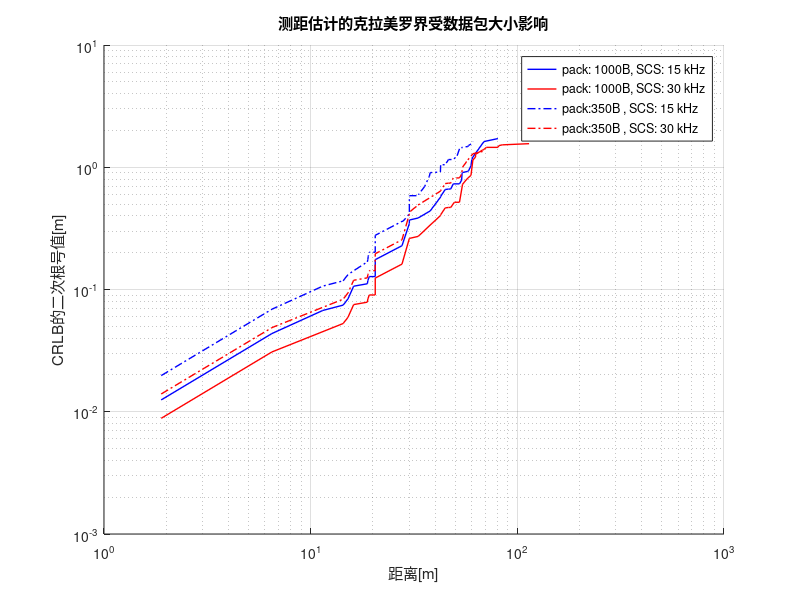

The MATLAB source for this figure:
%实验2：raw=100 density=30 MCS=5 BW=40 v=40 
CRLB_15kHz_350B=[0.0124119841880696
0.137058866090798
0.147760063176208
1.33017921342868
0.0113237408315023
0.534903694102189
0.00555245282792109
0.00190357111907829
0.137058866090798
0.333679860587587
1.46948649493669
2.63185027092774
0.0139900764839247
2.94446935742101
0.0307719406271908
0.000156250605484290
0.0162735172832285
0.432105029601092
0.0162735172832285
0.439687465955604
0.00701254170954800
0.326779391936825
0.535051055260697
1.05574231602502
0.439687465955604
0.0520550329429666
0.801011233251080
0.192964798435454
0.616480422250324
0.856610945889182
0.819589436096457
0.871058140857846
0.00454310876655884
0.119949479568523];
d1 = [16.1418205805366
30.0280287069113
33.1019825913592
47.5934381385748
19.2097317137642
57.6017783524938
15.1513369414963
6.49486952090310
30.0280287069113
44.7601960225328
68.9220652853857
59.6514077831511
14.3590680682180
80.5421087718171
27.6612434434788
1.89195833722852
20.5324062058886
46.4528183615646
20.5324062058886
42.5531959114518
18.8044193372058
52.4912146516569
54.3198302677623
60.9498224570079
42.5531959114518
18.9123901513348
53.7536195742821
30.0684313236012
48.9660395771003
58.0420515393800
54.0298476711381
60.2072704197373
11.4487596063642
37.8692014790414];

CRLB_30kHz_350B=[2.32531080702730
0.00620599209403480
0.0685294330453990
0.0738800315881041
0.665089606714341
0.00566187041575117
0.267451847051094
0.00277622641396055
0.000951785559539148
1.95367520789632
0.0685294330453990
0.166839930293794
0.734743247468344
1.31592513546387
0.00699503824196234
1.90112911952203
1.47223467871050
0.0153859703135954
2.11512866890706
7.81253027421448e-05
0.00813675864161423
2.25294370583317
0.216052514800546
0.00813675864161423
0.219843732977802
0.00350627085477400
0.163389695968413
1.62536949609084
2.43110938402554
0.267525527630349
2.11512866890706
0.527871158012509
0.219843732977802
0.0260275164714833 ];
d2 = [113.981119489195
16.1418205805366
30.0280287069113
33.1019825913592
47.5934381385748
19.2097317137642
57.6017783524938
15.1513369414963
6.49486952090310
84.4996584517619
30.0280287069113
44.7601960225328
68.9220652853857
59.6514077831511
14.3590680682180
81.2790004697612
80.5421087718171
27.6612434434788
62.7773925930780
1.89195833722852
20.5324062058886
70.7877850669338
46.4528183615646
20.5324062058886
42.5531959114518
18.8044193372058
52.4912146516569
67.6752859035144
49.5864003701235
54.3198302677623
62.7773925930780
60.9498224570079
42.5531959114518
18.9123901513348];

% CRLB_60kHz_350B=[0.0150 0.0334 0.0752 0.1337 0.2063 ];
% d3 = [];

CRLB_15kHz_1000B = [0.0310299604701740
0.342647165226995
0.369400157940520
0.0283093520787559
1.33725923525547
0.0138811320698027
0.00475892779769574
0.342647165226995
0.834199651468968
0.0349751912098117
0.0769298515679769
0.000390626513710724
0.0406837932080712
1.08026257400273
0.0406837932080712
1.09921866488901
0.0175313542738700
0.816948479842062
1.33762763815174
2.63935579006254
1.09921866488901
0.130137582357417
2.00252808312770
0.482411996088634
1.54120105562581
2.14152736472295
2.04897359024114
2.17764535214462
0.0113577719163971
0.299873698921309
0.130678709016717
0.172414403816976
2.45721987425162
2.26109781109101
0.714060658484224
2.11603775140462
0.0202539534554211];
d4 = [16.1418205805366
30.0280287069113
33.1019825913592
19.2097317137642
57.6017783524938
15.1513369414963
6.49486952090310
30.0280287069113
44.7601960225328
14.3590680682180
27.6612434434788
1.89195833722852
20.5324062058886
46.4528183615646
20.5324062058886
42.5531959114518
18.8044193372058
52.4912146516569
54.3198302677623
60.9498224570079
42.5531959114518
18.9123901513348
53.7536195742821
30.0684313236012
48.9660395771003
58.0420515393800
54.0298476711381
60.2072704197373
11.4487596063642
37.8692014790414
27.9966980078170
33.4560501295455
51.1261712258681
42.4332881173809
37.5347469234405
35.5824240760926
18.9932194376633];

CRLB_30kHz_1000B = [0.0155149802350870
0.171323582613497
0.184700078970260
1.66272401678585
0.0141546760393779
0.668629617627736
0.00694056603490136
0.00237946389884787
0.171323582613497
0.417099825734484
1.83685811867086
0.0174875956049058
0.0384649257839884
0.000195313256855362
0.0203418966040356
0.540131287001365
0.0203418966040356
0.549609332444505
0.00876567713693500
0.408474239921031
0.668813819075872
1.31967789503127
0.549609332444505
0.0650687911787083
1.00126404156385
0.241205998044317
0.770600527812906];
d5 = [16.1418205805366
30.0280287069113
33.1019825913592
47.5934381385748
19.2097317137642
57.6017783524938
15.1513369414963
6.49486952090310
30.0280287069113
44.7601960225328
68.9220652853857
14.3590680682180
27.6612434434788
1.89195833722852
20.5324062058886
46.4528183615646
20.5324062058886
42.5531959114518
18.8044193372058
52.4912146516569
54.3198302677623
60.9498224570079
42.5531959114518
18.9123901513348
53.7536195742821
30.0684313236012
48.9660395771003];

% CRLB_60kHz_1000B = [0.0212 0.0473 0.1064 0.1891 0.2954];
% d6 = [];

% 绘图
figure;
hold on;
loglog(sort(d1), sort(sqrt(CRLB_15kHz_350B)), 'b-', 'linewidth',1,'MarkerFaceColor', 'blue', 'DisplayName', 'pack: 1000B, SCS: 15 kHz');
loglog(sort(d2), sort(sqrt(CRLB_30kHz_350B)), 'r-', 'linewidth',1 , 'MarkerFaceColor', 'red', 'DisplayName', 'pack: 1000B, SCS: 30 kHz');
%loglog(sort(d3), sort(sqrt(CRLB_60kHz_350B)), 'black-s', 'linewidth',1 , 'MarkerFaceColor', 'black', 'DisplayName', 'pack: 350B, SCS: 60 kHz');

loglog(sort(d4), sort(sqrt(CRLB_15kHz_1000B)), 'b-.', 'linewidth',1 , 'MarkerFaceColor', 'blue', 'DisplayName', 'pack:350B , SCS: 15 kHz');
loglog(sort(d5), sort(sqrt(CRLB_30kHz_1000B)), 'r-.', 'linewidth',1 , 'MarkerFaceColor', 'red', 'DisplayName', 'pack:350B , SCS: 30 kHz');
%loglog(sort(d6), sort(sqrt(CRLB_60kHz_1000B)), 'black--s', 'linewidth',1 , 'MarkerFaceColor', 'black', 'DisplayName', 'pack:1000B , SCS: 60 kHz')

hold off;

% 设置图例
legend('Location', 'best');

% 设置坐标轴标签
xlabel('距离[m]');
ylabel('CRLB的二次根号值[m]');

% 设置标题
title('测距估计的克拉美罗界受数据包大小影响');

% 网格显示
grid on;
set(gca, 'XScale', 'log', 'YScale', 'log'); % 确保坐标轴是对数刻度